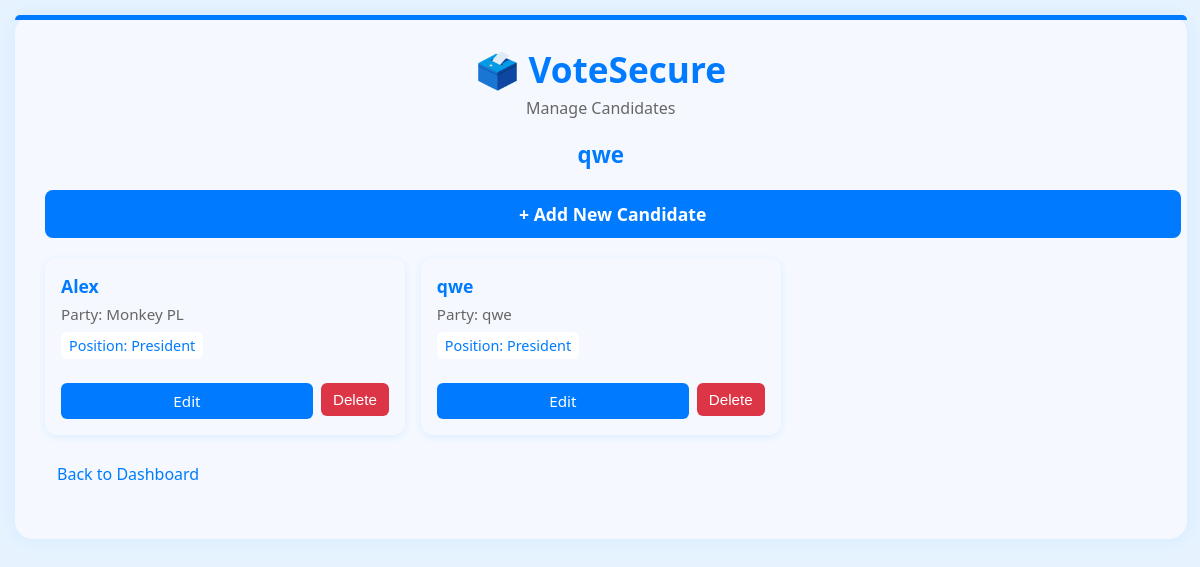
/manage_candidates.php?election_id=12 (signed in), run on the app's committed database.
### tables this page shows
CREATE TABLE `elections` (
  `id` int(11) NOT NULL,
  `title` varchar(200) NOT NULL,
  `description` text DEFAULT NULL,
  `start_date` datetime NOT NULL,
  `end_date` datetime NOT NULL,
  `status` enum('upcoming','active','completed') DEFAULT 'upcoming',
  `created_by` int(11) DEFAULT NULL,
  `created_at` timestamp NOT NULL DEFAULT current_timestamp(),
  `updated_at` timestamp NOT NULL DEFAULT current_timestamp() ON UPDATE current_timestamp()
);

CREATE TABLE `candidates` (
  `id` int(11) NOT NULL,
  `election_id` int(11) NOT NULL,
  `name` varchar(100) NOT NULL,
  `party` varchar(100) DEFAULT NULL,
  `biography` text DEFAULT NULL,
  `photo` varchar(255) DEFAULT NULL,
  `manifesto` text DEFAULT NULL,
  `position` int(11) DEFAULT 0,
  `created_at` timestamp NOT NULL DEFAULT current_timestamp(),
  `updated_at` timestamp NOT NULL DEFAULT current_timestamp() ON UPDATE current_timestamp()
);

### manage_candidates.php (the view, shortened to what this page needs)
<?php
$election_id = $_GET['election_id'] ?? null;
$database = new Database();
$db = $database->getConnection();
$stmt = $db->prepare('SELECT * FROM elections WHERE id = ?');
$stmt->execute([$election_id]);
$election = $stmt->fetch();
$candidates = $db->prepare('SELECT * FROM candidates WHERE election_id = ? ORDER BY position, name');
$candidates->execute([$election_id]);
$candidates = $candidates->fetchAll();
?>
<!DOCTYPE html>
<html lang="en">
<head>
</head>
<body>
    <div class="container">
        <div class="logo">
            <h1>🗳️ VoteSecure</h1>
            <p>Manage Candidates</p>
        </div>
        <h2 class="page-title"><?php echo htmlspecialchars($election['title']); ?></h2>
        <a href="add_candidate.php?election_id=<?php echo $election_id; ?>" class="add-candidate-btn">+ Add New Candidate</a>
        <div class="candidates-grid">
            <?php if (count($candidates) === 0): ?>
                <div class="no-candidates">No candidates found.</div>
            <?php else: ?>
                <?php foreach ($candidates as $candidate): ?>
                    <div class="candidate-card">
                        <div class="candidate-name"><?php echo htmlspecialchars($candidate['name']); ?></div>
                        <div class="candidate-party">Party: <?php echo htmlspecialchars($candidate['party']); ?></div>
                        <div class="candidate-position">Position: <?php
                            $positions = [1=>'President',2=>'Vice President',3=>'Secretary',4=>'1st Year Representative',5=>'2nd Year Representative',6=>'3rd Year Representative',7=>'4th Year Representative'];
                            echo $positions[$candidate['position']] ?? 'Unknown';
                        ?></div>
                        <div class="action-buttons">
                            <a href="edit_candidate.php?id=<?php echo $candidate['id']; ?>&election_id=<?php echo $election_id; ?>" class="btn btn-edit">Edit</a>
                            <form action="delete_candidate.php" method="POST" style="display:inline;">
                                <button type="submit" class="btn btn-delete" onclick="return confirm('Are you sure you want to delete this candidate?');">Delete</button>
                            </form>
                        </div>
                    </div>
                <?php endforeach; ?>
            <?php endif; ?>
        </div>
        <a href="admin_dashboard.php" class="back-btn">Back to Dashboard</a>
    </div>
</body>
</html>

### manage_candidates.php (style rules this page uses)
body { font-family: 'Segoe UI', Tahoma, Geneva, Verdana, sans-serif; background: #e6f3ff; margin: 0; padding: 15px; min-height: 100vh; }
.container { background: #f5f9ff; padding: 30px; width: 95%; max-width: 1400px; margin: 0 auto; border-radius: 18px; box-shadow: 0 0 20px rgba(0, 123, 255, 0.08); position: relative; }
.container::before { content: ''; position: absolute; top: 0; left: 0; right: 0; height: 5px; background: #007bff; border-radius: 18px 18px 0 0; }
.logo { text-align: center; margin-bottom: 20px; }
.logo h1 { color: #007bff; font-size: 2.2em; margin: 0; font-weight: 700; }
.logo p { color: #666; font-size: 1em; margin-top: 4px; }
.page-title { text-align: center; color: #007bff; font-size: 1.4em; font-weight: 600; margin-bottom: 20px; }
.candidates-grid { display: grid; grid-template-columns: repeat(auto-fill, minmax(300px, 1fr)); gap: 16px; margin: 20px 0; }
.candidate-card { background: #f5f9ff; padding: 16px; border-radius: 12px; box-shadow: 0 2px 8px rgba(0, 123, 255, 0.1); }
.candidate-name { color: #007bff; font-size: 1.1em; font-weight: 600; margin-bottom: 6px; }
.candidate-party { color: #666; font-size: 0.95em; margin-bottom: 8px; }
.candidate-position { color: #007bff; font-size: 0.9em; font-weight: 500; margin-bottom: 12px; padding: 4px 8px; background: white; border-radius: 6px; display: inline-block; }
.action-buttons { display: flex; gap: 8px; margin-top: 12px; }
.btn { padding: 8px 12px; border: none; border-radius: 6px; font-size: 0.95em; font-weight: 500; cursor: pointer; text-decoration: none; text-align: center; transition: all 0.3s ease; flex: 1; }
.btn-edit { background: #007bff; color: white; }
.btn-delete { background: #dc3545; color: white; }
.add-candidate-btn { display: block; width: 100%; padding: 12px; background: #007bff; color: white; border: none; border-radius: 8px; font-size: 1.1em; font-weight: 600; text-align: center; text-decoration: none; margin-bottom: 20px; transition: all 0.3s ease; }
.back-btn { display: inline-block; padding: 8px 12px; color: #007bff; text-decoration: none; border-radius: 8px; font-weight: 500; transition: all 0.3s ease; margin-bottom: 16px; }

### data on the page
elections: title "qwe"
candidates: name "Alex", party "Monkey PL", position "President"
candidates: name "qwe", party "qwe", position "President"
